Frame 1 (no input): blank canvas, image omitted
Frame 60 (no input): blank canvas, image omitted
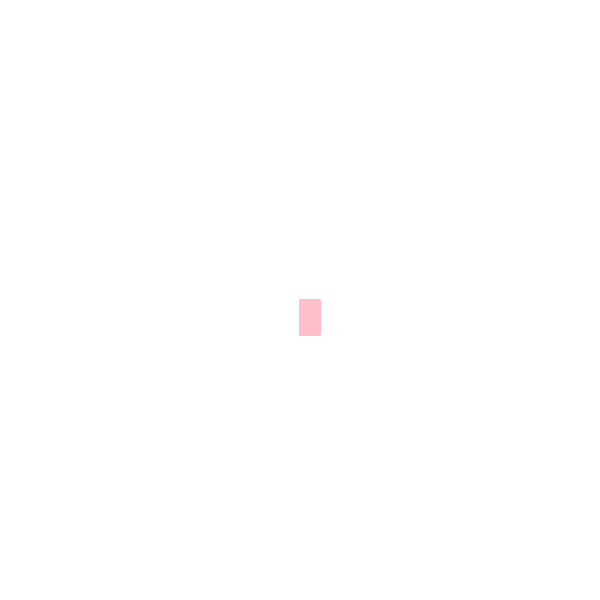
Frame 120 (the mouse pressed at the canvas centre since frame 60)

The p5.js sketch whose frames 1 and 60 were blank and that drew this single picture after the mouse press (run headless with seeded random() and noise() and a simulated clock; from frame 60 on, the mouse is pressed at the canvas centre):

// p5.js sketch
// ── sketch.js
function setup() {
    createCanvas(600, 600);
    background("white");
  }
  
  function draw() {
    stroke("pink");
    fill("pink");
  
    // console.log(mouseIsPressed)
  
    if (mouseIsPressed) {
      rect(mouseX, mouseY, 20, 35);
    }
  }
